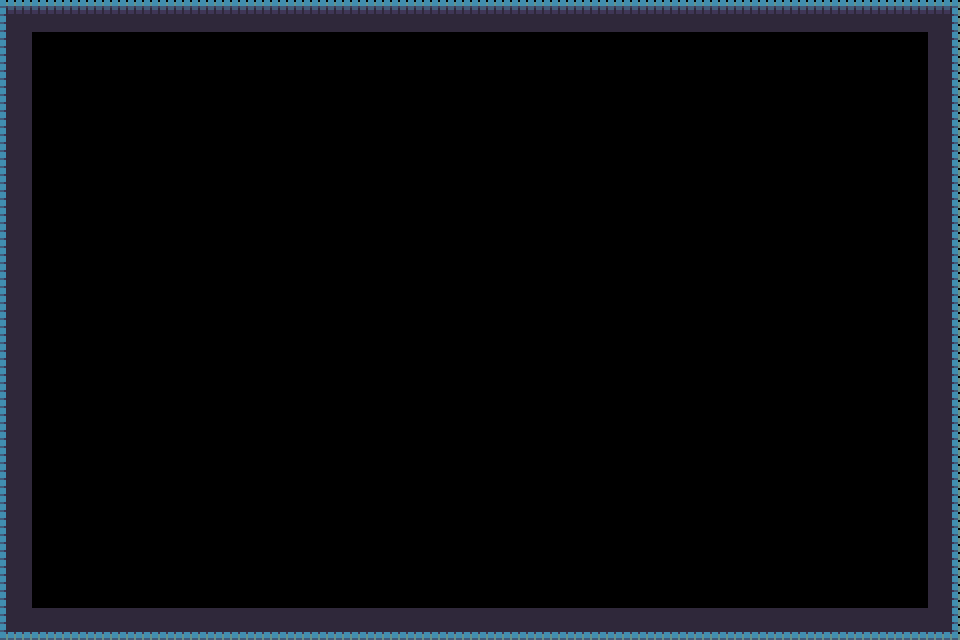

This is a level from a 2D game, rendered from its Tiled map with the project's own tilesets. A one-line summary and the complete map file follow:
An orthogonal 30x20 tile map with 32x32 px tiles, 1 tile layer (Tile Layer 1).

<map version="1.2" tiledversion="1.2.3" orientation="orthogonal" renderorder="left-up" width="30" height="20" tilewidth="32" tileheight="32" infinite="0" nextlayerid="2" nextobjectid="1">
 <tileset firstgid="1" source="background_x3.tsx" />
 <layer id="1" name="Tile Layer 1" width="30" height="20">
  <data encoding="csv">
1,2,2,2,2,2,2,2,2,2,2,2,2,2,2,2,2,2,2,2,2,2,2,2,2,2,2,2,2,3,
25,0,0,0,0,0,0,0,0,0,0,0,0,0,0,0,0,0,0,0,0,0,0,0,0,0,0,0,0,27,
25,0,0,0,0,0,0,0,0,0,0,0,0,0,0,0,0,0,0,0,0,0,0,0,0,0,0,0,0,27,
25,0,0,0,0,0,0,0,0,0,0,0,0,0,0,0,0,0,0,0,0,0,0,0,0,0,0,0,0,27,
25,0,0,0,0,0,0,0,0,0,0,0,0,0,0,0,0,0,0,0,0,0,0,0,0,0,0,0,0,27,
25,0,0,0,0,0,0,0,0,0,0,0,0,0,0,0,0,0,0,0,0,0,0,0,0,0,0,0,0,27,
25,0,0,0,0,0,0,0,0,0,0,0,0,0,0,0,0,0,0,0,0,0,0,0,0,0,0,0,0,27,
25,0,0,0,0,0,0,0,0,0,0,0,0,0,0,0,0,0,0,0,0,0,0,0,0,0,0,0,0,27,
25,0,0,0,0,0,0,0,0,0,0,0,0,0,0,0,0,0,0,0,0,0,0,0,0,0,0,0,0,27,
25,0,0,0,0,0,0,0,0,0,0,0,0,0,0,0,0,0,0,0,0,0,0,0,0,0,0,0,0,27,
25,0,0,0,0,0,0,0,0,0,0,0,0,0,0,0,0,0,0,0,0,0,0,0,0,0,0,0,0,27,
25,0,0,0,0,0,0,0,0,0,0,0,0,0,0,0,0,0,0,0,0,0,0,0,0,0,0,0,0,27,
25,0,0,0,0,0,0,0,0,0,0,0,0,0,0,0,0,0,0,0,0,0,0,0,0,0,0,0,0,27,
25,0,0,0,0,0,0,0,0,0,0,0,0,0,0,0,0,0,0,0,0,0,0,0,0,0,0,0,0,27,
25,0,0,0,0,0,0,0,0,0,0,0,0,0,0,0,0,0,0,0,0,0,0,0,0,0,0,0,0,27,
25,0,0,0,0,0,0,0,0,0,0,0,0,0,0,0,0,0,0,0,0,0,0,0,0,0,0,0,0,27,
25,0,0,0,0,0,0,0,0,0,0,0,0,0,0,0,0,0,0,0,0,0,0,0,0,0,0,0,0,27,
25,0,0,0,0,0,0,0,0,0,0,0,0,0,0,0,0,0,0,0,0,0,0,0,0,0,0,0,0,27,
25,0,0,0,0,0,0,0,0,0,0,0,0,0,0,0,0,0,0,0,0,0,0,0,0,0,0,0,0,27,
49,50,50,50,50,50,50,50,50,50,50,50,50,50,50,50,50,50,50,50,50,50,50,50,50,50,50,50,50,51
</data>
 </layer>
</map>
